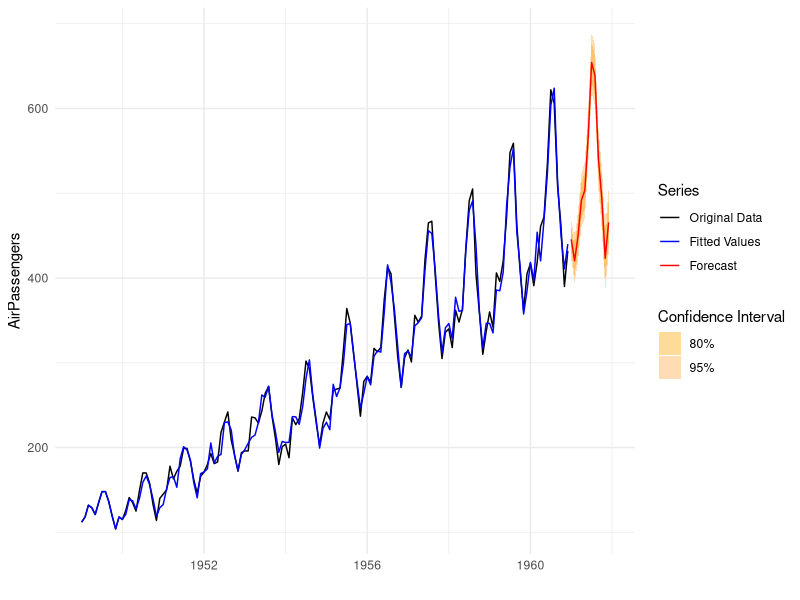

This figure's R source:
## ---- chunk 1
library(forecast)
library(ggplot2)
library(gridExtra)
library(zoo)

data("AirPassengers")
Dates <- as.Date(time(AirPassengers))
AirDF <- data.frame(Dates, AirPassengers)
fit <- auto.arima(AirPassengers, seasonal = TRUE)

fcast <- forecast(fit, 12)
## ---- chunk 2
library(ggplot2)

# I credit the GitHub user fernandotenorio for this function.
new.plot <-function(forec.obj, data.color = 'black', fit.color = 'blue', forec.color = 'red',
                           lower.fill = 'orange', upper.fill = 'darkorange', format.date = F)
{
    serie.orig = forec.obj$x
    serie.fit = forec.obj$fitted
    pi.strings = paste(forec.obj$level, '%', sep = '')
    
     if(format.date)
        dates = as.Date(time(serie.orig))
    else
        dates = time(serie.orig)
    
    serie.df = data.frame(date = dates, serie.orig = serie.orig, serie.fit = serie.fit)
    
    forec.M = cbind(forec.obj$mean, forec.obj$lower[, 1:2], forec.obj$upper[, 1:2])
    forec.df = as.data.frame(forec.M)
    colnames(forec.df) = c('forec.val', 'l0', 'l1', 'u0', 'u1')
    
    if(format.date)
        forec.df$date = as.Date(time(forec.obj$mean))
    else
        forec.df$date = time(forec.obj$mean)
    
    p = ggplot() + theme_minimal()  + xlab("") + ylab("AirPassengers") +
        geom_line(aes(date, serie.orig, colour = 'data'), data = serie.df) + 
        geom_line(aes(date, serie.fit, colour = 'fit'), data = serie.df) + 
        scale_y_continuous() +
        geom_ribbon(aes(x = date, ymin = l0, ymax = u0, fill = 'lower'), data = forec.df, alpha = I(0.4)) + 
        geom_ribbon(aes(x = date, ymin = l1, ymax = u1, fill = 'upper'), data = forec.df, alpha = I(0.3)) + 
        geom_line(aes(date, forec.val, colour = 'forecast'), data = forec.df) + 
        scale_color_manual('Series', values=c('data' = data.color, 'fit' = fit.color, 'forecast' = forec.color), labels = c("Original Data", "Fitted Values", "Forecast") ) + 
        scale_fill_manual('Confidence Interval', values=c('lower' = lower.fill, 'upper' = upper.fill), labels = pi.strings)
    
    if (format.date)
        p = p + scale_x_date()
    
    p
}
new.plot(fcast)

summary(fcast)
